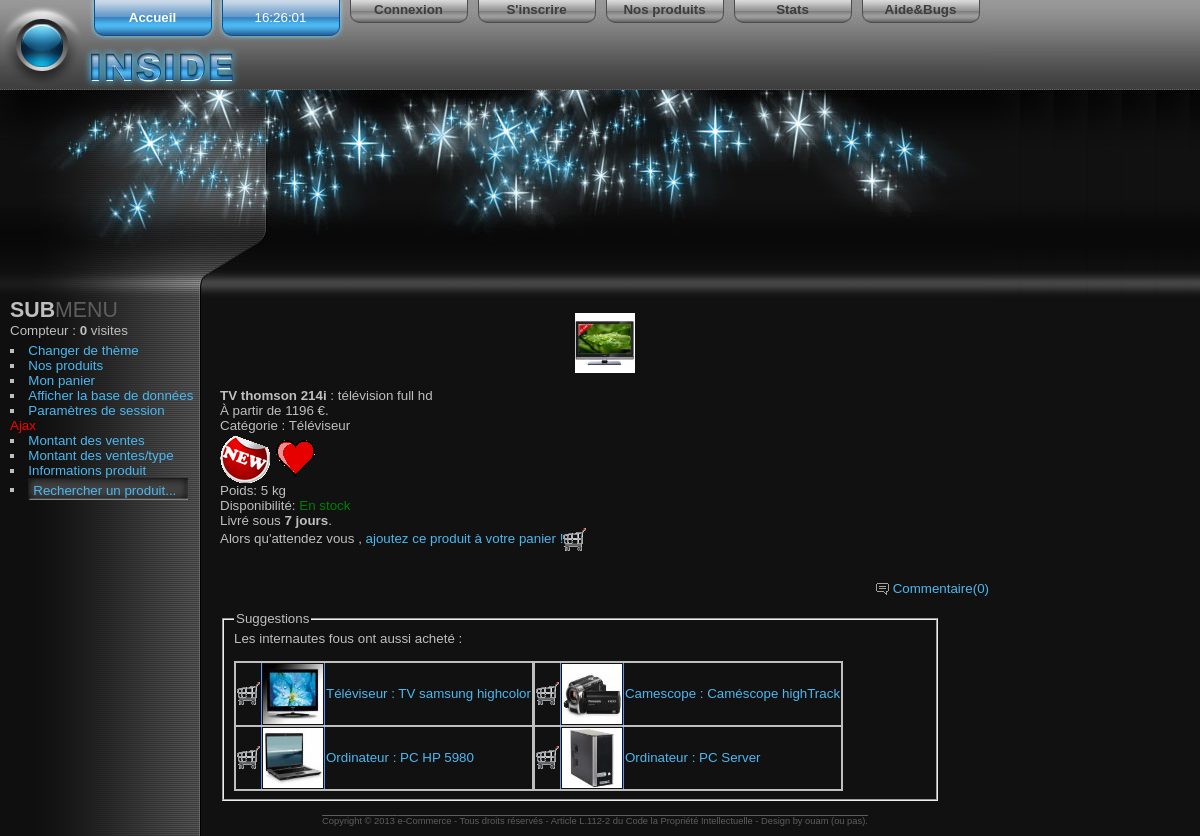
Screenshot of /detailprod.php?i=115 with the database file from the repository.
### tables this page shows
CREATE TABLE IF NOT EXISTS `produit` (
  `idProd` char(5) NOT NULL DEFAULT '',
  `idCat` char(3) DEFAULT NULL,
  `titreProd` varchar(40) DEFAULT NULL,
  `detailProd` varchar(200) DEFAULT NULL,
  `imageProd` varchar(100) NOT NULL DEFAULT '',
  `nouvProd` char(3) DEFAULT NULL,
  `promProd` char(3) DEFAULT NULL,
  `selProd` char(3) DEFAULT NULL,
  `poidsProd` float DEFAULT NULL,
  `dispoProd` char(3) DEFAULT NULL,
  `delaiProd` varchar(20) DEFAULT NULL,
  `prixhtProd` float(7,2) DEFAULT NULL,
  `prixhtPromProd` float(7,2) DEFAULT NULL,
  `tauxtvaProd` float(7,2) DEFAULT NULL,
  PRIMARY KEY (`idProd`),
  KEY `fk_produit_categorie` (`idCat`)
);

CREATE TABLE IF NOT EXISTS `categorie` (
  `idCat` char(3) NOT NULL DEFAULT '',
  `nomCat` varchar(40) DEFAULT NULL,
  PRIMARY KEY (`idCat`)
);

### detailprod.php (the view, shortened to what this page needs)
<?php
	$fic = 'includes/header.php';
	if(file_exists($fic))
		include($fic);
	if(!isset($_GET['i']))
		echo "Aucun détail de produit demandé ! <br />";
	else
	{
		$id = e($_GET['i']);
		$res = query("select produit.idCat,titreProd,detailProd,imageProd,nouvProd,
							promProd,selProd,poidsProd,dispoProd,delaiProd,
							prixhtProd,prixhtPromProd,tauxtvaProd,categorie.nomCat from produit,categorie WHERE produit.idCat = categorie.idCat
							AND idProd = '".$id."';");
		if(mysql_num_rows($res) == 0)
		{
			echo "Ce produit n'existe pas ou a été supprimé !<br />";
		}else
		{
			$row = fetch($res);
			$row = s_tab($row);
			$dossier = 'produits/';
			echo "<br /><center>";
			if(is_file($dossier.$row[3]) && file_exists($dossier.$row[3]) && is_file($dossier.'o_'.$row[3]) && file_exists($dossier.'o_'.$row[3]))
						echo '<a class="lightbox" href="produits/o_'.$row[3].'" title="'.e($row[1]).'"><img src="produits/'.$row[3].'" width="60" height="60" alt="Image produit" /></a>';
					else
						echo '-';
			echo"</center><br />";
			echo "<b>".$row[1]."</b> : ".$row[2]."<br />";
			$str = "À partir de ";
			$prix = $row[11] + $row[11]*$row[12]/100;
			$str .= $prix." €.";
			echo $str."<br/>";
			echo "Catégorie : ".$row[13]."<br />";
			if($row[4] == "oui")
				nouv();
			if($row[6] == "oui")
				coup_coeur();
			echo "<br />Poids: ".$row[7]." kg<br />";
			echo "Disponibilité: ";
			if($row[8] == "oui")
				echo "<span style='color:green;'> En stock </span>";
			else
				echo "<span style='color:red;'> Rupture </span>";
			echo "<br />Livré sous <b>".$row[9]."</b>.<br />";
			if($row[8] == "oui")
				echo "Alors qu'attendez vous , <span class='lien' onclick='addPanier(\"".$id."\");'>ajoutez ce produit à votre panier !</span><img title='Ajouter au panier' onclick='addPanier(\"".$id."\");' src ='images/panier.png' alt='Ajouter' /></a>";
				echo "<br /><br /><div id='info' style='display:none;'></div>";
			echo "<br />".addCom($id);
			$res = query("select idProd2 from proposer WHERE idProd1 = '".$id."' order by nbFois desc LIMIT 0,4;");
			$tabProd = array();
			for($i = 0;$row = fetch($res);$i++)
				$tabProd[$i] = $row[0];
			if(count($tabProd) > 0)
			{
				echo "<br /><fieldset style='width:90%;'><legend>Suggestions</legend>";
				echo "Les internautes fous ont aussi acheté :<br /><br />";
				echo"<table>";
				for($i = 0;$i < count($tabProd);$i++)
				{
					$res = query("select p.idProd, p.titreProd, c.nomCat,p.imageProd from produit p,categorie c
						WHERE
						idProd = '".$tabProd[$i]."' AND
						c.idCat = p.idCat
						");
					if($row = fetch($res))
					{
						$row = s_tab($row);
						if( ($i %2) == 0)
							echo "<tr style='border:2px solid;'>";
						echo "<td>";
							echo "<img title='Ajouter au panier' onclick='addPanier(\"".$row[0]."\");' src ='images/panier.png' alt='Ajouter' />";
						echo "</td>";
						echo "<td>";
							if(is_file($dossier.$row[3]) && file_exists($dossier.$row[3]))
							echo "<a href='detailprod.php?i=".$row[0]."' >".'<img src="produits/'.$row[3].'" width="60" height="60" alt="Image produit" /></a>';
						echo "</td>";
						if( ($i%2) == 0)
							echo "<td style='border-right:3px solid;'>";
						else
							echo "<td>";
								echo "<a href='detailprod.php?i=".$row[0]."' >".$row[2].' : '.$row[1]."</a>";
							echo "</td>";
						if( ($i %2) == 1)
							echo "</tr>";
					}
				}
				echo "</table></fieldset>";
			}
		}
	}
	$fic = 'includes/footer.php';
	if(file_exists($fic))
		include('includes/footer.php');
?>

### scripts/commun.css (style rules this page uses)
a { text-decoration: none; }
a > img { border: none; }
table,td { border: thin solid #6495ed; border-collapse:collapse; }

### includes/sous-header1/style.css (style rules this page uses)
html { font-family: Arial, Helvetica, sans-serif; font-size: 10pt; text-align: left; color: #bfbfbf; background-color: #111111; background-image: url("images/gauche_bg.jpg"); background-repeat: repeat-y; background-position: left top; padding: 0; margin: 0; }
body { height: 100%; padding: 0; margin: 0; background-image: url("images/background.jpg"); background-repeat: repeat-x; background-position: left top; }
a { text-decoration: none; }
a:link, a:visited { color: #4bb8f0; text-decoration: none; background-color: transparent; outline: none; }
img { border: none; vertical-align: middle; }
.lien { color: #4bb8f0; }

### rows the page displays
produit: imageProd (picture), titreProd "TV thomson 214i", detailProd "télévision full hd", idCat.nomCat "Téléviseur", poidsProd "5", delaiProd "7 jours"
produit: imageProd (picture), idCat.nomCat "Téléviseur", titreProd "TV samsung highcolor"
produit: imageProd (picture), idCat.nomCat "Camescope", titreProd "Caméscope highTrack"
produit: imageProd (picture), idCat.nomCat "Ordinateur", titreProd "PC HP 5980"
produit: imageProd (picture), idCat.nomCat "Ordinateur", titreProd "PC Server"

### other values shown
$nbVisites "0"
$str "À partir de 1196 €."
$nb "0"
$nomSite "e-Commerce"
